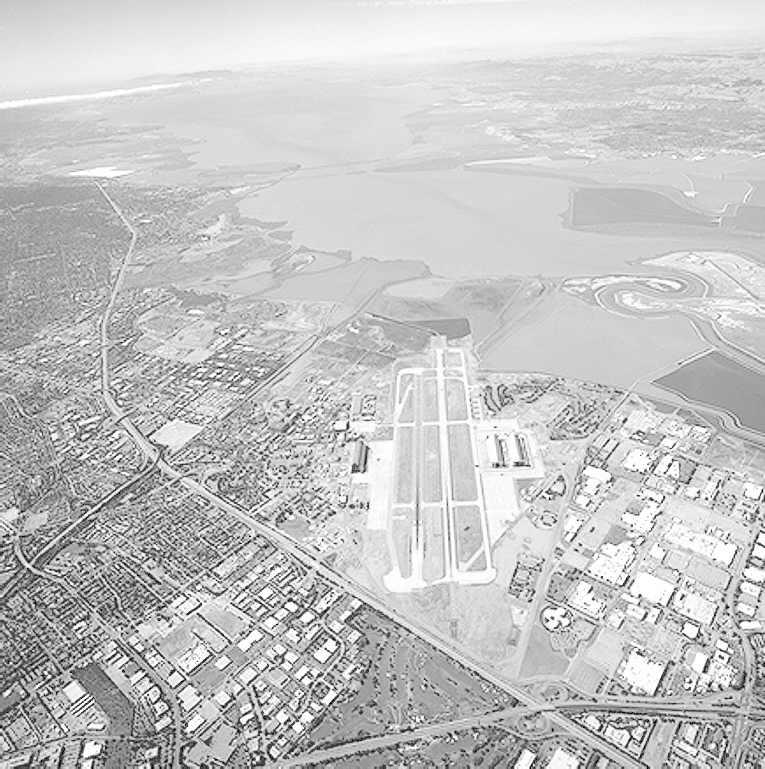
#> input picture runway.png, 765 x 769 px
$ jupyter execute q3.ipynb   (shell and % lines are left out)
#> lines starting #> are read from the running program, lines starting #| are printed output that depends on the picture
# Histogram Equalization - Custom Implementation

Implement a custom histogram equalization function and apply it to the runway image.

**Algorithm:**
1. Calculate the histogram of the image
2. Compute the cumulative distribution function (CDF)
3. Normalize the CDF to the range [0, 255]
4. Map each pixel intensity to its equalized value using the normalized CDF

[cell 1]
# Import required libraries
import cv2
import numpy as np
import matplotlib.pyplot as plt

# Set up matplotlib
plt.style.use('default')

## Custom Histogram Equalization Function

[cell 2]
def histogram_equalization(image):

    # Step 1: Calculate histogram
    # Count frequency of each intensity value (0-255)
    histogram = np.zeros(256, dtype=int)
    for intensity in range(256):
        histogram[intensity] = np.sum(image == intensity)

    # Step 2: Calculate cumulative distribution function (CDF)
    cdf = np.zeros(256, dtype=int)
    cdf[0] = histogram[0]
    for i in range(1, 256):
        cdf[i] = cdf[i-1] + histogram[i]

    # Step 3: Normalize CDF to range [0, 255]
    cdf_min = cdf[cdf > 0].min()
    total_pixels = image.shape[0] * image.shape[1]

    cdf_normalized = ((cdf - cdf_min) / (total_pixels - cdf_min) * 255).astype(np.uint8)

    # Step 4: Map each pixel to its equalized value
    equalized_image = cdf_normalized[image]

    return equalized_image, histogram, cdf, cdf_normalized

print("Custom histogram equalization function defined successfully!")

## Load and Display Original Runway Image

[cell 3]
# Load the runway image in grayscale
img = cv2.imread('runway.png', cv2.IMREAD_GRAYSCALE)
#> img is the input picture: shape (769, 765); min 0, max 255, mean 197.1

if img is None:
    raise FileNotFoundError("runway.png not found. Please ensure the file exists.")

# Display original image
plt.figure(figsize=(10, 6))
plt.imshow(img, cmap='gray', vmin=0, vmax=255)
plt.title('Original Runway Image', fontsize=14, fontweight='bold')
plt.colorbar(label='Pixel Intensity')
plt.axis('off')
plt.tight_layout()
plt.show()
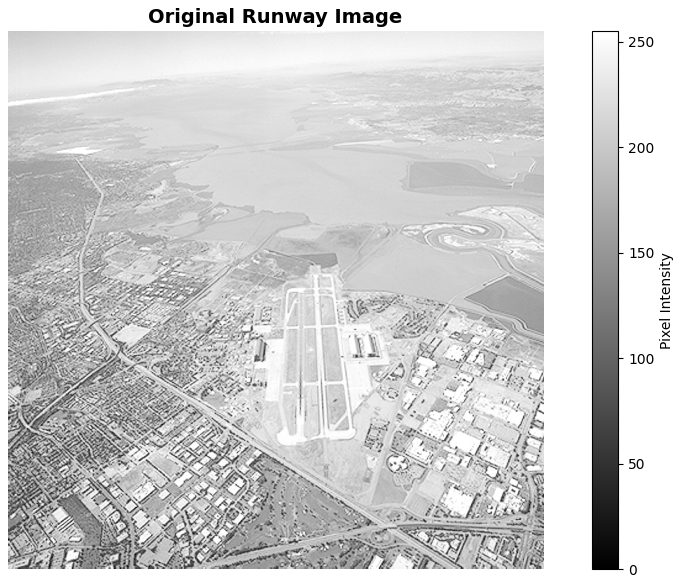
#> figure drawn by matplotlib, 2 panels

print(f"Image shape: {img.shape}")
#| Image shape: (769, 765)
print(f"Data type: {img.dtype}")
#| Data type: uint8
print(f"Intensity range: [{img.min()}, {img.max()}]")
#| Intensity range: [0, 255]
print(f"Mean intensity: {img.mean():.2f}")
#| Mean intensity: 197.12
print(f"Standard deviation: {img.std():.2f}")
#| Standard deviation: 40.88

## Apply Custom Histogram Equalization

[cell 4]
# Apply custom histogram equalization
img_equalized, hist_original, cdf_original, cdf_normalized = histogram_equalization(img)
#> after the loop in histogram_equalization, `for intensity in range(256):`: histogram = 256 values, max 15137 at index 213, min 0 at index 1, mean 2298
#> after the loop in histogram_equalization, `for i in range(1, 256):`: cdf = 256 values from 875 to 588285
#> in histogram_equalization, `cdf_min = cdf[cdf > 0].min()`: cdf_min = 875
#> in histogram_equalization, `cdf_normalized = ((cdf - cdf_min) / (total_pixels - cdf_min) * 255).as..`: cdf_normalized = 256 values from 0 to 255
#> in histogram_equalization, `equalized_image = cdf_normalized[image]`:
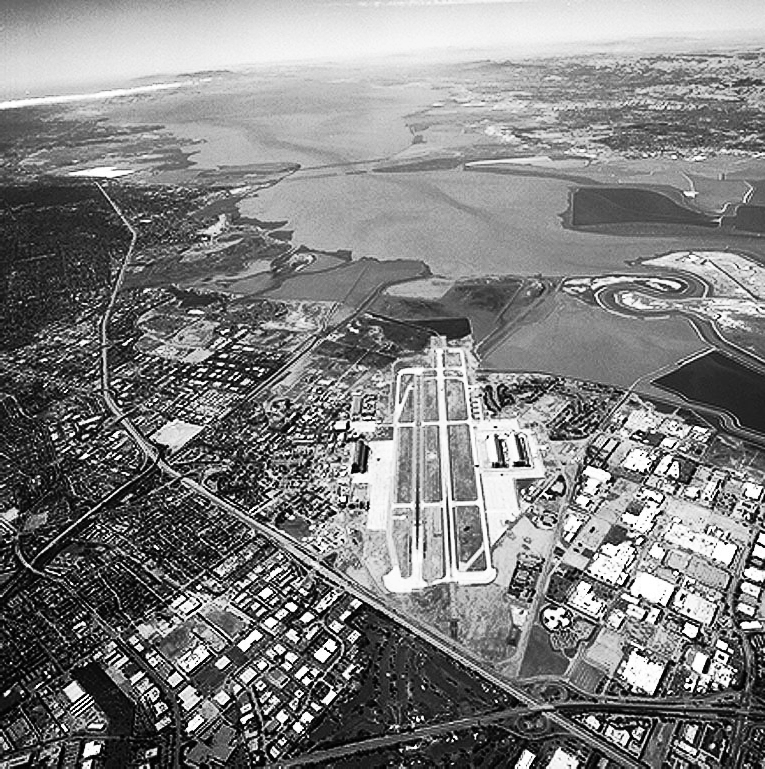
#> equalized_image: shape (769, 765); min 0, max 255, mean 128.2
#> hist_original has the same summary as histogram in histogram_equalization; cdf_original = 256 values from 875 to 588285; cdf_normalized = 256 values from 0 to 255

print("Histogram equalization completed!")
print(f"Equalized image shape: {img_equalized.shape}")
#| Equalized image shape: (769, 765)
print(f"Equalized intensity range: [{img_equalized.min()}, {img_equalized.max()}]")
#| Equalized intensity range: [0, 255]
print(f"Equalized mean intensity: {img_equalized.mean():.2f}")
#| Equalized mean intensity: 128.17
print(f"Equalized standard deviation: {img_equalized.std():.2f}")
#| Equalized standard deviation: 73.99

## Compare Original and Equalized Images

[cell 5]
# Display original and equalized images side by side
fig, axes = plt.subplots(1, 2, figsize=(16, 7))

axes[0].imshow(img, cmap='gray', vmin=0, vmax=255)
axes[0].set_title('Original Image', fontsize=14, fontweight='bold')
axes[0].axis('off')

axes[1].imshow(img_equalized, cmap='gray', vmin=0, vmax=255)
axes[1].set_title('Histogram Equalized Image', fontsize=14, fontweight='bold')
axes[1].axis('off')

plt.tight_layout()
plt.show()
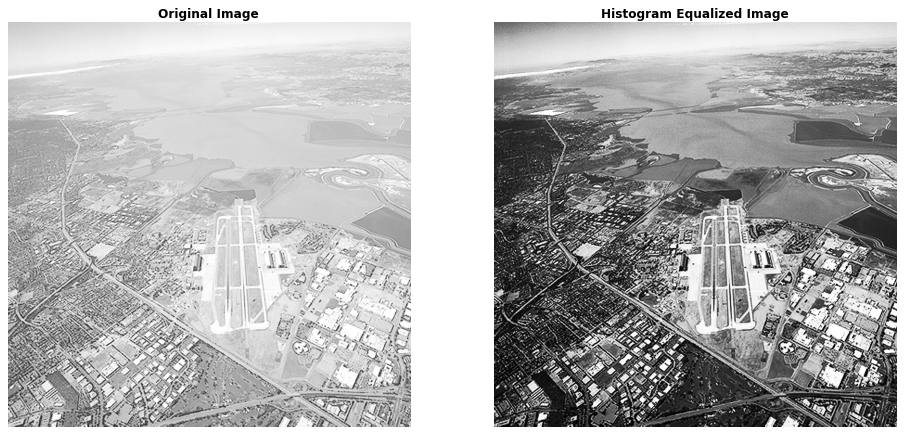
#> figure drawn by matplotlib, 2 panels

print("Notice the improved contrast in the equalized image!")
